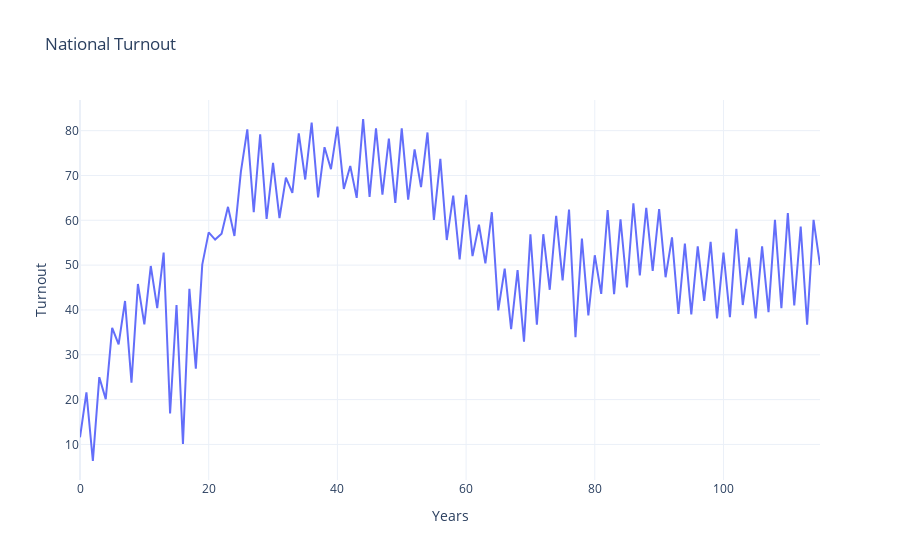

The notebook cell saved with this chart:
### Code cell
# SINGLE SERIES 
t=[*range(0,len(X))]
plotly_line_plot([t],[X[:,0]],title="National Turnout", x_label = "Years", y_label = "Turnout")

### Figure 1 — Plotly figure (JSON) as saved in the notebook; plotly's stock layout.template omitted (floating-point values rounded to 4 significant figures)
{"data": [{"hovertemplate": "x=%{x}<br>y=%{y}<extra></extra>", "legendgroup": "", "line": {"color": "#636efa", "dash": "solid"}, "marker": {"symbol": "circle"}, "mode": "lines", "name": "", "orientation": "v", "showlegend": false, "type": "scatter", "x": [0, 1, 2, 3, 4, 5, 6, 7, 8, 9, 10, 11, 12, 13, 14, 15, 16, 17, 18, 19, 20, 21, 22, 23, 24, 25, 26, 27, 28, 29, 30, 31, 32, 33, 34, 35, 36, 37, 38, 39, 40, 41, 42, 43, 44, 45, 46, 47, 48, 49, 50, 51, 52, 53, 54, 55, 56, 57, 58, 59, 60, 61, 62, 63, 64, 65, 66, 67, 68, 69, 70, 71, 72, 73, 74, 75, 76, 77, 78, 79, 80, 81, 82, 83, 84, 85, 86, 87, 88, 89, 90, 91, 92, 93, 94, 95, 96, 97, 98, 99, 100, 101, 102, 103, 104, 105, 106, 107, 108, 109, 110, 111, 112, 113, 114, 115], "xaxis": "x", "y": [11.6, 21.6, 6.3, 25, 20.1, 36, 32.3, 42, 23.8, 45.8, 36.8, 49.8, 40.4, 52.8, 16.9, 41.1, 10.1, 44.7, 26.9, 50.1, 57.3, 55.7, 57, 63, 56.5, 70.8, 80.3, 61.8, 79.2, 60.3, 72.8, 60.5, 69.5, 66.1, 79.4, 69.1, 81.8, 65.1, 76.3, 71.4, 80.9, 67, 72.1, 65, 82.6, 65.2, 80.5, 65.7, 78.2, 63.9, 80.5, 64.6, 75.8, 67.4, 79.6, 60.1, 73.7, 55.6, 65.5, 51.3, 65.7, 52, 59, 50.4, 61.8, 39.9, 49.2, 35.7, 48.9, 32.9, 56.9, 36.7, 56.9, 44.5, 61, 46.6, 62.4, 33.9, 55.9, 38.8, 52.2, 43.6, 62.3, 43.5, 60.2, 45, 63.8, 47.7, 62.8, 48.7, 62.5, 47.3, 56.2, 39.1, 54.8, 39, 54.2, 42, 55.2, 38.1, 52.8, 38.4, 58.1, 41.1, 51.7, 38.1, 54.2, 39.5, 60.1, 40.4, 61.6, 41, 58.6, 36.7, 60.1, 50], "yaxis": "y"}], "layout": {"legend": {"tracegroupgap": 0}, "showlegend": false, "title": {"text": "National Turnout"}, "xaxis": {"anchor": "y", "domain": [0, 1], "title": {"text": "Years"}}, "yaxis": {"anchor": "x", "domain": [0, 1], "title": {"text": "Turnout"}}}}
